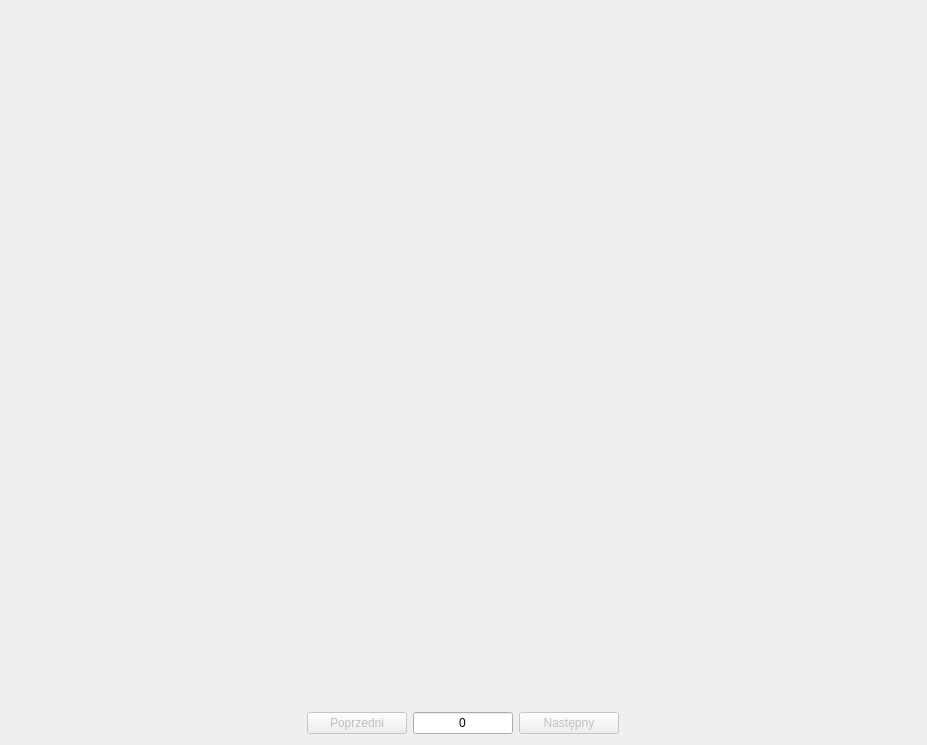
      <widget class="QWidget" name="tabAutoError">
       <attribute name="title">
        <string>Automatic vs Manual</string>
       </attribute>
       <widget class="QWidget" name="layoutWidget">
        <property name="geometry">
         <rect>
          <x>260</x>
          <y>710</y>
          <width>406</width>
          <height>26</height>
         </rect>
        </property>
        <layout class="QHBoxLayout" name="horizontalLayout_4">
         <item>
          <spacer name="horizontalSpacer_5">
           <property name="orientation">
            <enum>Qt::Horizontal</enum>
           </property>
           <property name="sizeHint" stdset="0">
            <size>
             <width>40</width>
             <height>20</height>
            </size>
           </property>
          </spacer>
         </item>
         <item>
          <widget class="QPushButton" name="prevLayersButton">
           <property name="enabled">
            <bool>false</bool>
           </property>
           <property name="minimumSize">
            <size>
             <width>100</width>
             <height>0</height>
            </size>
           </property>
           <property name="text">
            <string>Poprzedni</string>
           </property>
          </widget>
         </item>
         <item>
          <widget class="QLineEdit" name="currLayersNumberLEdit">
           <property name="minimumSize">
            <size>
             <width>50</width>
             <height>0</height>
            </size>
           </property>
           <property name="maximumSize">
            <size>
             <width>100</width>
             <height>16777215</height>
            </size>
           </property>
           <property name="text">
            <string>0</string>
           </property>
           <property name="alignment">
            <set>Qt::AlignCenter</set>
           </property>
          </widget>
         </item>
         <item>
          <widget class="QPushButton" name="nextLayersButton">
           <property name="enabled">
            <bool>false</bool>
           </property>
           <property name="minimumSize">
            <size>
             <width>100</width>
             <height>0</height>
            </size>
           </property>
           <property name="text">
            <string>Następny</string>
           </property>
          </widget>
         </item>
         <item>
          <spacer name="horizontalSpacer_4">
           <property name="orientation">
            <enum>Qt::Horizontal</enum>
           </property>
           <property name="sizeHint" stdset="0">
            <size>
             <width>40</width>
             <height>20</height>
            </size>
           </property>
          </spacer>
         </item>
        </layout>
       </widget>
       <widget class="QWidget" name="layoutWidget">
        <property name="geometry">
         <rect>
          <x>10</x>
          <y>0</y>
          <width>908</width>
          <height>702</height>
         </rect>
        </property>
        <layout class="QHBoxLayout" name="horizontalLayout_5">
         <item>
          <widget class="QCustomPlot" name="layersManualCPlot" native="true">
           <property name="sizePolicy">
            <sizepolicy hsizetype="Preferred" vsizetype="Expanding">
             <horstretch>0</horstretch>
             <verstretch>0</verstretch>
            </sizepolicy>
           </property>
           <property name="minimumSize">
            <size>
             <width>385</width>
             <height>640</height>
            </size>
           </property>
           <property name="maximumSize">
            <size>
             <width>1500</width>
             <height>16777215</height>
            </size>
           </property>
          </widget>
         </item>
         <item>
          <widget class="QCustomPlot" name="layersAutoCPlot" native="true">
           <property name="sizePolicy">
            <sizepolicy hsizetype="Preferred" vsizetype="Expanding">
             <horstretch>0</horstretch>
             <verstretch>0</verstretch>
            </sizepolicy>
           </property>
           <property name="minimumSize">
            <size>
             <width>385</width>
             <height>640</height>
            </size>
           </property>
           <property name="maximumSize">
            <size>
             <width>1500</width>
             <height>16777215</height>
            </size>
           </property>
          </widget>
         </item>
        </layout>
       </widget>
      </widget>
